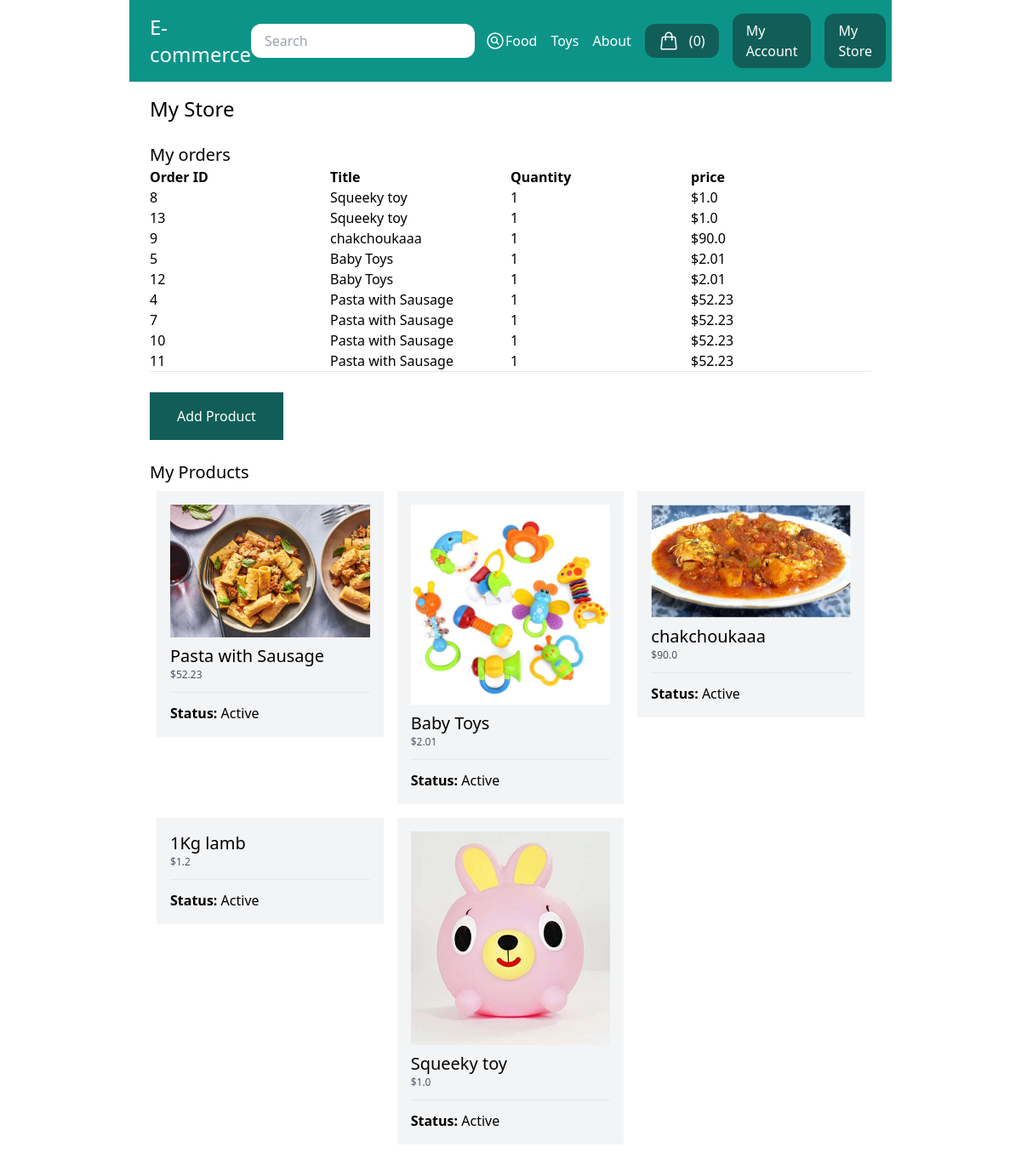
/my-store/ (signed in), run on the app's committed database.
### store/models.py (models this page shows, shortened)
class Category(models.Model):
    title = models.CharField(max_length=50)
    slug = models.SlugField(max_length=50)
    class Meta:
        verbose_name_plural = "Categories"

class OrderItem(models.Model):
    order = models.ForeignKey(Order, related_name="items", on_delete=models.CASCADE)
    product = models.ForeignKey(Product, related_name="items", on_delete=models.CASCADE)
    price = models.IntegerField()
    quantity = models.IntegerField(default=1)
    def get_display_price(self):
        return self.price / 100

class Order(models.Model):
    first_name = models.CharField(max_length=255)
    last_name = models.CharField(max_length=255)
    address = models.CharField(max_length=255)
    zipcode = models.CharField(max_length=255)
    city = models.CharField(max_length=255)
    paid_amount = models.IntegerField(blank=True, null=True)
    is_paid = models.BooleanField(default=False)
    payment_intent = models.CharField(max_length=255)
    created_by = models.ForeignKey(
        User,
        related_name="orders",
        on_delete=models.SET_NULL,
        null=True,
        blank=True,
    )
    created_at = models.DateTimeField(auto_now_add=True)

class Product(models.Model):
    DRAFT = "draft"
    WAITING_APPROVAL = "waitingapproval"
    ACTIVE = "active"
    DELETED = "deleted"
    STATUS_CHOICES = (
        (DRAFT, "Draft"),
        (WAITING_APPROVAL, "Waiting Approval"),
        (ACTIVE, "Active"),
        (DELETED, "Deleted"),
    )
    user = models.ForeignKey(User, related_name="products", on_delete=models.CASCADE)
    category = models.ForeignKey(
        Category, related_name="products", on_delete=models.CASCADE
    )
    title = models.CharField(max_length=50)
    slug = models.SlugField(max_length=50)
    description = models.TextField(blank=True)
    price = models.IntegerField()
    image = models.ImageField(
        upload_to="uploads/product_images",
        blank=True,
        null=True,
    )
    thumbnail = models.ImageField(
        upload_to="uploads/product_images/thumbnail",
        blank=True,
        null=True,
    )
    created_at = models.DateTimeField(auto_now_add=True)
    updated_at = models.DateTimeField(auto_now=True)
    status = models.CharField(max_length=50, choices=STATUS_CHOICES, default=ACTIVE)
    class Meta:
        ordering = ("-created_at",)
    def get_display_price(self):
        return self.price / 100

### userprofile/views.py (the view)
# urls.py: path("my-store/", views.my_store, name="my_store"),
@login_required
def my_store(request):
    products = request.user.products.exclude(status=Product.DELETED)
    order_items = OrderItem.objects.filter(product__user=request.user)
    return render(
        request,
        "userprofile/my_store.html",
        {
            "products": products,
            "order_items": order_items,
        },
    )

### store/cart.py (called while the page is built)
    def __len__(self):
        return sum(item["quantity"] for item in self.cart.values())

### store/context_processors.py (called while the page is built)
def cart(request):
    return {
        "cart": Cart(request),
    }

### store/templatetags/menu.py (called while the page is built)
@register.inclusion_tag("core/menu.html")
def menu():
    categories = Category.objects.all()
    return {'categories': categories}

### userprofile/templates/userprofile/my_store.html (shortened to what this page needs)
{% extends 'core/base.html' %}
{% block content %}
  <h1 class="text-2xl">My Store</h1>
  <h2 class="mt-6 text-xl">My orders</h2>
  <div class="flex flex-wrap">
    <div class="w-1/4">
      <strong>Order ID</strong>
    </div>
    <div class="w-1/4">
      <strong>Title</strong>
    </div>
    <div class="w-1/4">
      <strong>Quantity</strong>
    </div>
    <div class="w-1/4">
      <strong>price</strong>
    </div>
  </div>
  {% for order_item in order_items %}
    <div class="flex flex-wrap">
      <div class="w-1/4">
        <a href="{% url 'my_store_order_detail' order_item.order.id %}">{{ order_item.order.id }}</a>
      </div>
      <div class="w-1/4">{{ order_item.product.title }}</div>
      <div class="w-1/4">{{ order_item.quantity }}</div>
      <div class="w-1/4">${{ order_item.get_display_price }}</div>
    </div>
  {% endfor %}
  <hr />
  <a href="{% url 'add_product' %}" class="mt-6 inline-block py-4 px-8 bg-teal-800 text-white">Add Product</a>
  <h2 class="mt-6 text-xl">My Products</h2>
  {% if products.count > 0 %}
    <div class="flex flex-wrap">
      {% for product in products %}
        <div class="product w-1/3 p-2">
          <div class="p-4 bg-gray-100">
            <a href="{% url 'edit_product' product.id %} ">
              {% if product.image %}
                <div class="image mb-2">
                  <img src="{{ product.image.url }}" alt="Image of {{ product.title }}" />
                </div>
              {% endif %}
              <h2 class="text-xl">{{ product.title }}</h2>
              <p class="text-xs text-gray-600">${{ product.get_display_price }}</p>
              <hr class="my-3" />
              <p>
                <strong>Status:</strong> {{ product.get_status_display }}
              </p>
            </a>
          </div>
        </div>
      {% endfor %}
    </div>
  {% else %}
    <p class="mt-4 py-4 px-8 bg-gray-200">You don't have any products yet</p>
  {% endif %}
{% endblock %}

### core/templates/core/menu.html
{% for category in categories %}
  <a href=" {% url 'category_detail' category.slug %} " class="text-white">{{ category.title }}</a>
{% endfor %}
<a href=" {% url 'about' %} " class="text-white">About</a>

### data on the page
Category: title "Food"
Category: title "Toys"
OrderItem: order.id "8", product "Squeeky toy", quantity "1", get_display_price "1.0"
OrderItem: order.id "13", product "Squeeky toy", quantity "1", get_display_price "1.0"
OrderItem: order.id "9", product "chakchoukaaa", quantity "1", get_display_price "90.0"
OrderItem: order.id "5", product "Baby Toys", quantity "1", get_display_price "2.01"
OrderItem: order.id "12", product "Baby Toys", quantity "1", get_display_price "2.01"
OrderItem: order.id "4", product "Pasta with Sausage", quantity "1", get_display_price "52.23"
OrderItem: order.id "7", product "Pasta with Sausage", quantity "1", get_display_price "52.23"
OrderItem: order.id "10", product "Pasta with Sausage", quantity "1", get_display_price "52.23"
OrderItem: order.id "11", product "Pasta with Sausage", quantity "1", get_display_price "52.23"
Product: image (picture), title "Pasta with Sausage", get_display_price "52.23", status "Active"
Product: image (picture), title "Baby Toys", get_display_price "2.01", status "Active"
Product: image (picture), title "chakchoukaaa", get_display_price "90.0", status "Active"
Product: title "1Kg lamb", get_display_price "1.2", status "Active"
Product: image (picture), title "Squeeky toy", get_display_price "1.0", status "Active"

### other printed values
{{ cart|length }} "0"
